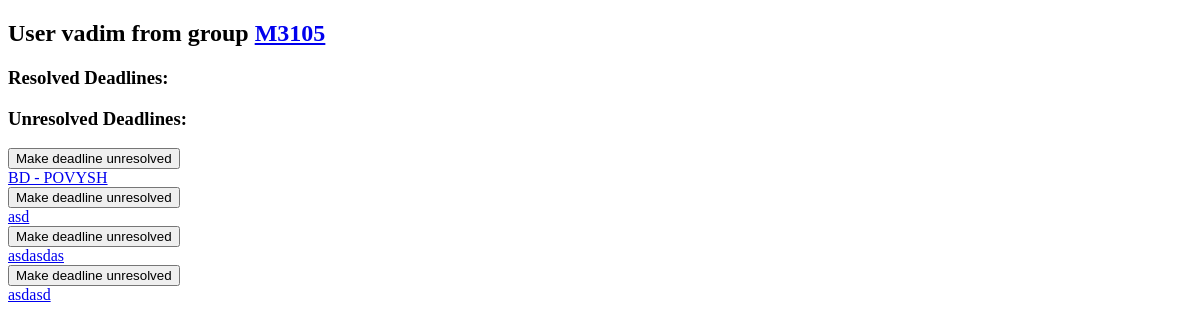
/user/1/, run on an earlier commit of the app's database.
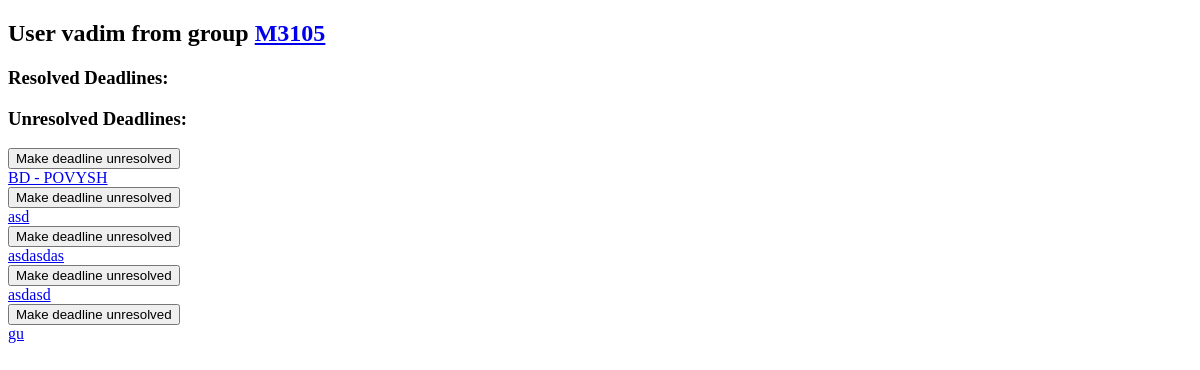
And on a later commit of the database.
### Homework/models.py (models this page shows, shortened)
class Deadline(models.Model):
    groupId = models.ForeignKey(Group, on_delete=models.CASCADE)
    expDate = models.DateField('date of expiration of a deadline')
    body = models.CharField('some text about this deadline', max_length=228)
    state = models.BooleanField('0 - soft deadline, 1 - hard deadline')

### Homework/views.py (the view)
# urls.py: path('user/<int:userId>/', views.userDetails, name='user'),
def userDetails(request, userId):
    user = get_object_or_404(User, id=userId)
    deadlineList = Deadline.objects.filter(groupId_id=user.groupId_id)
    unresolvedDeadlineList = [x.deadlineId for x in UnresolvedDeadline.objects.filter(userId_id=user.id)]
    resolvedDeadlineList = [x for x in deadlineList if x not in unresolvedDeadlineList]
    context = {
        'user': user,
        'group': user.groupId,
        'resolvedDeadlineList': resolvedDeadlineList,
        'unresolvedDeadlineList': unresolvedDeadlineList,
    }
    return render(request, 'user.html', context)

### templates/user.html (shortened to what this page needs)
<!DOCTYPE html>
<html lang="en">
<head>
</head>
<body>
    <h2>
        User {{ user.nickname }} from group <a href="{% url "homework:group" group.id %}">{{ group.name }}</a>
    </h2>
    <h3>
        Resolved Deadlines:
    </h3>
    <h3>
        Unresolved Deadlines:
    </h3>
    {% for deadline in unresolvedDeadlineList %}
        <form action="{% url 'homework:changedeadlinestatus' user.id %}" method="POST">
            <button type="submit" name="deadline" value="{{ deadline.id }}">Make deadline unresolved</button>
        </form>
        <a href="{% url "homework:deadline" deadline.id %}">{{ deadline.body }}</a><br>
    {% endfor %}
</body>
</html>

What changed in the data, as far as the page shows it:
added Deadline: {{ deadline.id }} 5 (drawn), body "gu"
